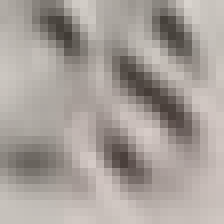
#> input picture dataset/negative/bubble_149.png, 28 x 28 px (shown 8 times larger)
$ python -i model.py   (imports and definitions only)
#> lines starting #> are read from the running program, lines starting #| are printed output that depends on the picture; after the words box and inside, x2 and y2 are one past the last pixel; in counts of white or black regions, pixels touching at a corner belong together
#> further down, picture is the input picture: shape (28, 28, 3); mean B, G, R 154.4, 159.7, 167.2
import cv2
import numpy as np
import os
from sklearn.model_selection import train_test_split
from sklearn.svm import SVC
from sklearn.metrics import accuracy_score
import joblib  # for saving the trained model

# ---------------- Bubble Detection Functions ----------------
def detect_bubble_blocks(sheet_img):
    h, w = sheet_img.shape[:2]
#> h = 28; w = 28
    gray = sheet_img if len(sheet_img.shape) == 2 else cv2.cvtColor(sheet_img, cv2.COLOR_BGR2GRAY)
    blur = cv2.GaussianBlur(gray, (5,5), 0)
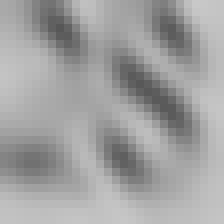
#> blur: shape (28, 28) (shown 8 times larger); min 87, max 200, mean 161.1
    thresh = cv2.adaptiveThreshold(blur, 255, cv2.ADAPTIVE_THRESH_GAUSSIAN_C,
                                   cv2.THRESH_BINARY_INV, 11, 2)
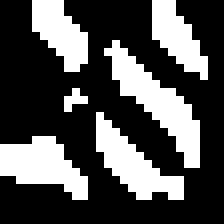
#> thresh: shape (28, 28) (shown 8 times larger); 31.6% white; 6 white regions (1 under 20 px), largest, box (x1, y1, x2, y2) and area: (13, 5, 25, 21) 64, (0, 17, 11, 25) 52, (12, 14, 23, 25) 51, (4, 0, 11, 9) 39, (19, 0, 26, 10) 37
    kernel = np.ones((2,2), np.uint8)
    clean = cv2.morphologyEx(thresh, cv2.MORPH_CLOSE, kernel, iterations=1)
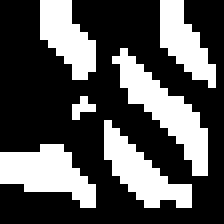
#> clean: shape (28, 28) (shown 8 times larger); 33% white; 6 white regions (1 under 20 px), largest, box (x1, y1, x2, y2) and area: (14, 6, 26, 22) 64, (0, 18, 12, 26) 56, (13, 15, 24, 26) 51, (5, 0, 12, 10) 43, (20, 0, 27, 11) 40
    clean = cv2.dilate(clean, kernel, iterations=1)
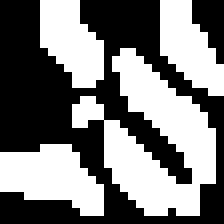
#> clean: shape (28, 28) (shown 8 times larger); 48.1% white; 4 white regions
    contours, _ = cv2.findContours(clean, cv2.RETR_EXTERNAL, cv2.CHAIN_APPROX_SIMPLE)
#> contours = 4 contours; box (x1, y1, x2, y2) and area: (9, 6, 27, 27) 140, (0, 18, 13, 27) 60, (5, 0, 13, 11) 47, (20, 0, 28, 12) 44
    left_margin, right_margin = int(w*0.02), int(w*0.97)
#> left_margin = 0; right_margin = 27
    top_margin, bottom_margin = int(h*0.2), int(h*0.98)
#> top_margin = 5; bottom_margin = 27

    bubbles = []
    for c in contours:
        x, y, bw, bh = cv2.boundingRect(c)
        aspect = bw / bh
        area = bw * bh
        if 12 < bw < 55 and 12 < bh < 55 and 0.55 < aspect < 1.5 and area > 200:
            if left_margin < x < right_margin and top_margin < y < bottom_margin:
                bubbles.append((x, y, bw, bh))
#> this loop made 4 passes
#> (x, y, bw, bh, aspect, area) on passes 1 to 4: (0, 18, 13, 9, 1.44, 117), (9, 6, 18, 21, 0.857, 378), (20, 0, 8, 12, 0.667, 96), (5, 0, 8, 11, 0.727, 88)
#> after the loop, bubbles = [(9, 6, 18, 21)]
    return sorted(bubbles, key=lambda b: (b[1], b[0]))

# [26 lines of commented-out code are left out]
def load_dataset():
    X, y = [], []
    for label, folder in enumerate(["positive", "negative"]):
        folder_path = f"dataset/{folder}"
        for file in os.listdir(folder_path):
            img = cv2.imread(os.path.join(folder_path, file), cv2.IMREAD_GRAYSCALE)
            img_flat = img.flatten() / 255.0  # normalize
            X.append(img_flat)
            y.append(label)
    return np.array(X), np.array(y)

# ---------------- Train Model ----------------
def train_model():
    X, y = load_dataset()
    X_train, X_test, y_train, y_test = train_test_split(X, y, test_size=0.2, random_state=42)
    model = SVC(kernel='linear', probability=True)
    model.fit(X_train, y_train)
    y_pred = model.predict(X_test)
    print("Test Accuracy:", accuracy_score(y_test, y_pred))
    joblib.dump(model, "bubble_classifier.pkl")
    print("Model saved as bubble_classifier.pkl")

# ---------------- Predict / Clean Bubbles ----------------
def clean_bubbles_with_ml(bubbles, sheet_img, model_path="bubble_classifier.pkl"):
    model = joblib.load(model_path)
    cleaned_bubbles = []
    for x, y, w, h in bubbles:
        roi = sheet_img[y:y+h, x:x+w]
        roi_gray = cv2.cvtColor(roi, cv2.COLOR_BGR2GRAY)
        roi_flat = cv2.resize(roi_gray, (28,28)).flatten() / 255.0
        pred = model.predict([roi_flat])[0]
        if pred == 1:  # 1 = valid bubble
            cleaned_bubbles.append((x, y, w, h))
    return cleaned_bubbles

# ---------------- Main ----------------
# [14 lines not run here, left out]

>>> import cv2
>>> picture = cv2.imread('../../dataset/negative/bubble_149.png')
>>> result = detect_bubble_blocks(picture)
#> result = [(9, 6, 18, 21)]
